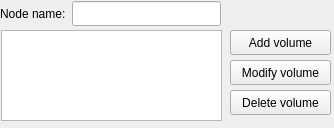
<?xml version="1.0" encoding="UTF-8"?>
<ui version="4.0">
 <class>hadesvm::kernel::KernelEditor</class>
 <widget class="QWidget" name="hadesvm::kernel::KernelEditor">
  <property name="geometry">
   <rect>
    <x>0</x>
    <y>0</y>
    <width>334</width>
    <height>128</height>
   </rect>
  </property>
  <property name="windowTitle">
   <string>Form</string>
  </property>
  <widget class="QListWidget" name="volumesListWidget">
   <property name="geometry">
    <rect>
     <x>1</x>
     <y>30</y>
     <width>221</width>
     <height>91</height>
    </rect>
   </property>
  </widget>
  <widget class="QPushButton" name="addVolumePushButton">
   <property name="geometry">
    <rect>
     <x>230</x>
     <y>30</y>
     <width>101</width>
     <height>25</height>
    </rect>
   </property>
   <property name="text">
    <string>Add volume</string>
   </property>
  </widget>
  <widget class="QPushButton" name="modifyVolumePushButton">
   <property name="geometry">
    <rect>
     <x>230</x>
     <y>60</y>
     <width>101</width>
     <height>25</height>
    </rect>
   </property>
   <property name="text">
    <string>Modify volume</string>
   </property>
  </widget>
  <widget class="QPushButton" name="deleteVolumePushButton">
   <property name="geometry">
    <rect>
     <x>230</x>
     <y>90</y>
     <width>101</width>
     <height>25</height>
    </rect>
   </property>
   <property name="text">
    <string>Delete volume</string>
   </property>
  </widget>
  <widget class="QWidget" name="">
   <property name="geometry">
    <rect>
     <x>0</x>
     <y>0</y>
     <width>221</width>
     <height>27</height>
    </rect>
   </property>
   <layout class="QHBoxLayout" name="horizontalLayout">
    <item>
     <widget class="QLabel" name="nodeNameLabel">
      <property name="maximumSize">
       <size>
        <width>16777215</width>
        <height>17</height>
       </size>
      </property>
      <property name="text">
       <string>Node name:</string>
      </property>
     </widget>
    </item>
    <item>
     <widget class="QLineEdit" name="nodeNameLineEdit">
      <property name="maximumSize">
       <size>
        <width>16777215</width>
        <height>25</height>
       </size>
      </property>
     </widget>
    </item>
   </layout>
  </widget>
 </widget>
 <resources/>
 <connections>
  <connection>
   <sender>nodeNameLineEdit</sender>
   <signal>textChanged(QString)</signal>
   <receiver>hadesvm::kernel::KernelEditor</receiver>
   <slot>_onNodeNameTextChanged(QString)</slot>
   <hints>
    <hint type="sourcelabel">
     <x>147</x>
     <y>13</y>
    </hint>
    <hint type="destinationlabel">
     <x>166</x>
     <y>63</y>
    </hint>
   </hints>
  </connection>
 </connections>
 <slots>
  <slot>_onNodeNameTextChanged(QString)</slot>
 </slots>
</ui>
